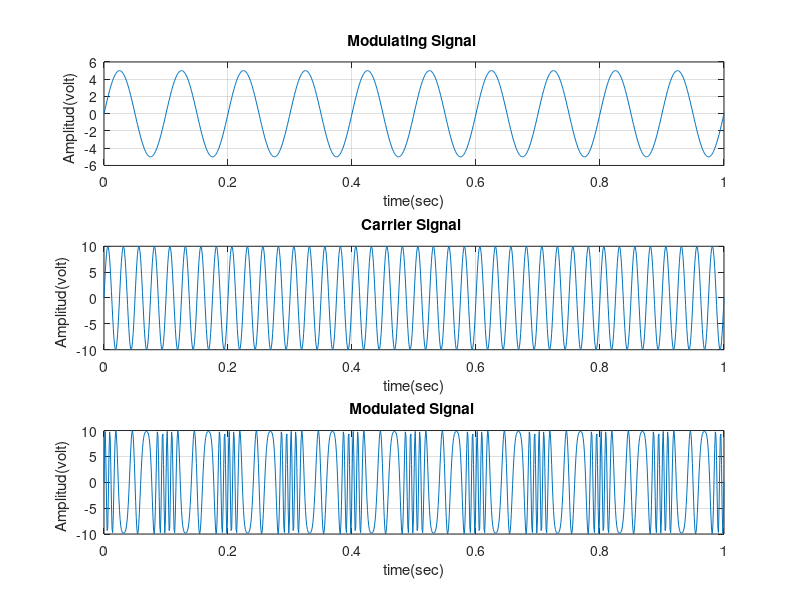

Here is the MATLAB script that generated this plot:
%% Modulating Signal
am = 5;
fm = 10;
t = 0:0.001:1;
xm = am*sin(2*pi*fm*t);

subplot(3,1,1); 
plot(t,xm), grid on;% Graphical representation of Modulating signal
title ( '  Modulating Signal   ');
xlabel ( ' time(sec) ');
ylabel (' Amplitud(volt)   ');

%% Carrier Signal
ac = 10;
fc = 40;
xc = ac*sin(2*pi*fc*t);

subplot(3,1,2); 
plot(t,xc), grid on;% Graphical representation of Modulating signal
title ( '  Carrier Signal   ');
xlabel ( ' time(sec) ');
ylabel (' Amplitud(volt)   ');

%% modulated signal
m = 10; %modulation index
y = ac*sin(2*pi*fc*t + m*sin(2*pi*fm*t));

subplot(3,1,3); 
plot(t,y), grid on;% Graphical representation of Modulating signal
title ( '  Modulated Signal   ');
xlabel ( ' time(sec) ');
ylabel (' Amplitud(volt)   ');
